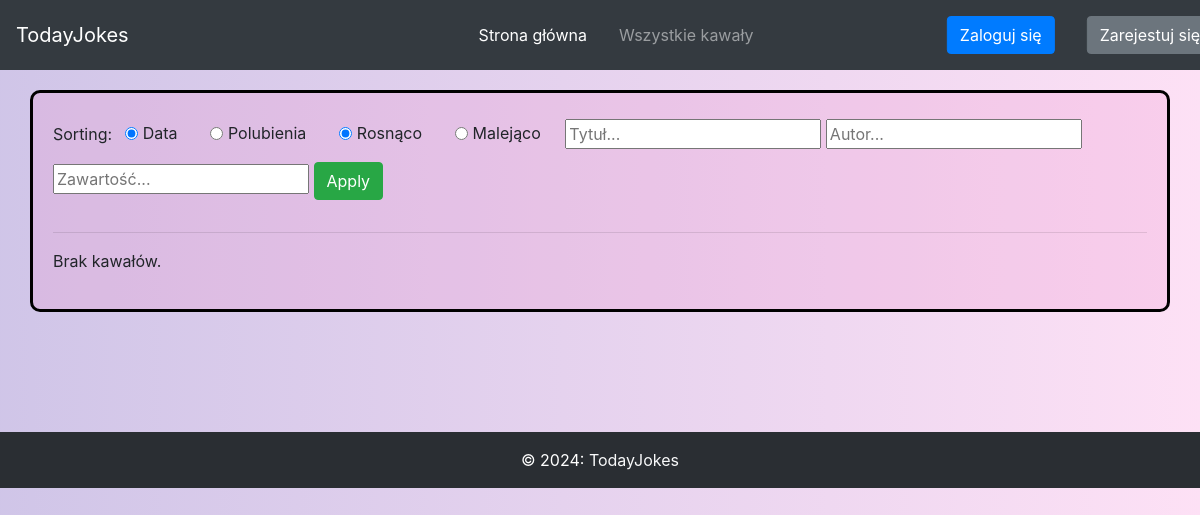
The page /joke-list on the database as committed earlier.
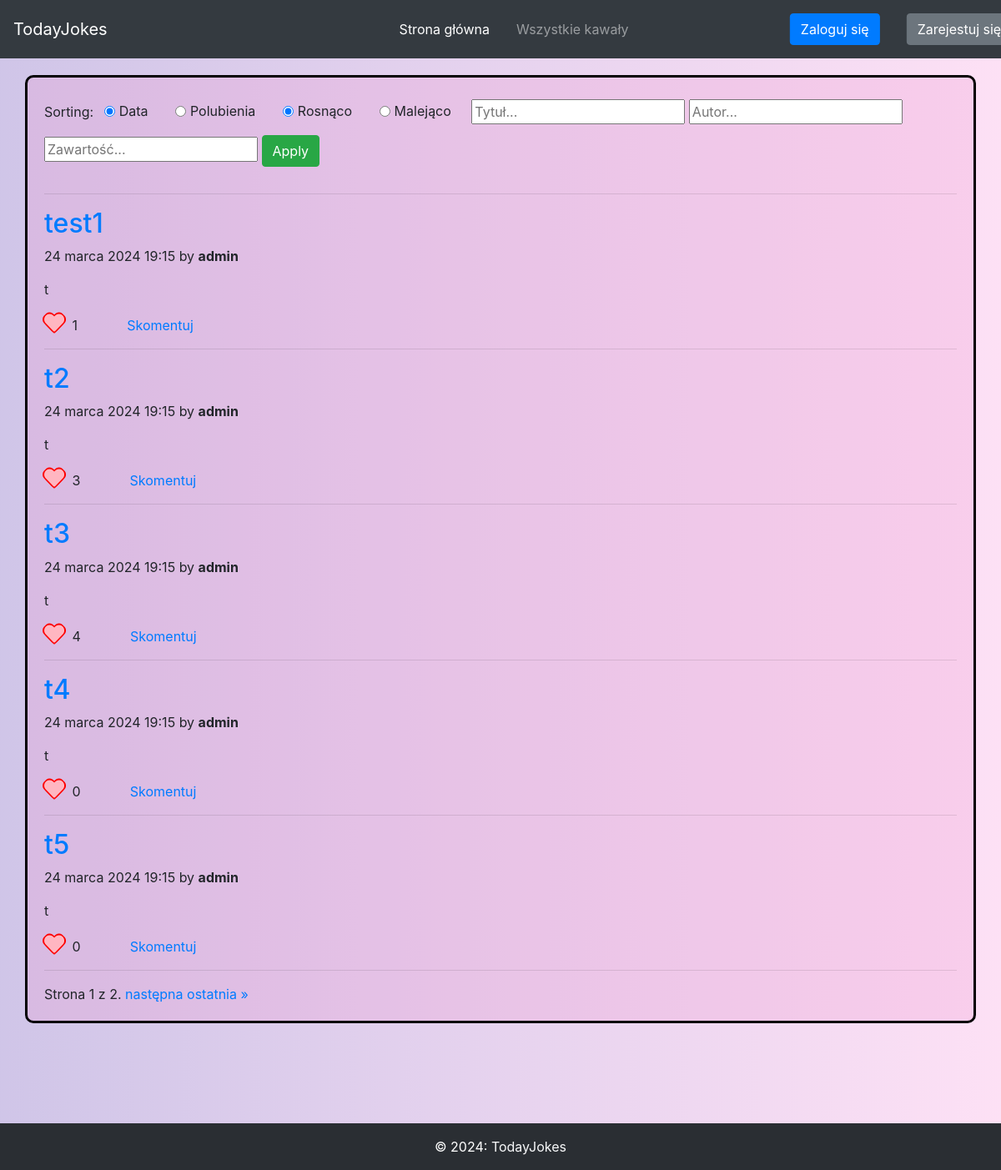
The same page on the database as committed later.
### jokes/models.py (models this page shows, shortened)
class Joke(models.Model):
    name = models.CharField(max_length=100)
    content = models.TextField()
    datetime = models.DateTimeField()
    author = models.ForeignKey(CustomUser, on_delete=models.CASCADE, default=1)
    likes = models.IntegerField(default=0)

class CustomUser(AbstractUser):
    ROLE_CHOICES = (
        ('ADMIN', 'Admin'),
        ('USER', 'User'),
    )
    role = models.CharField(max_length=5, choices=ROLE_CHOICES, default='USER')

### jokes/views.py (the view, shortened to what this page needs)
# urls.py: path('joke-list', views.joke_list, name='joke_list'),
def joke_list(request):
    jokes = Joke.objects.all()
    page = request.GET.get('page', 1)
    paginator = Paginator(jokes, 5)
    try:
        jokes = paginator.page(page)
    except PageNotAnInteger:
        jokes = paginator.page(1)
    except EmptyPage:
        jokes = paginator.page(paginator.num_pages)
    context = {
        'jokes': jokes,
        'username': request.user.username,
    }
    return render(request, 'joke-list.html', context)

### templates/joke-list.html (shortened to what this page needs)
{% extends 'base.html' %}
{% load static %}
{% block content %}
<div class="container"style="background: rgba(236, 148, 203, 0.24); border: 3px solid black; border-radius: 10px; margin-top:20px;padding: 20px; display: flex;flex-direction: column">
    <form method="post" action="{% url 'joke_list' %}">
        <p class="d-inline-flex">Sorting:</p>
        <div class="form-check form-check-inline p-2">
            <input class="form-check-input" type="radio" name="sorting" id="date" value="date" checked>
            <label class="form-check-label" for="date">
                Data
            </label>
        </div>
        <div class="form-check form-check-inline p-2">
            <input class="form-check-input" type="radio" name="sorting" id="likes" value="likes">
            <label class="form-check-label" for="likes">
                Polubienia
            </label>
        </div>
        <div class="form-check form-check-inline p-2">
            <input class="form-check-input" type="radio" name="descending" id="ascending" value="False" checked>
            <label class="form-check-label" for="ascending">
                Rosnąco
            </label>
        </div>
        <div class="form-check form-check-inline p-2">
            <input class="form-check-input" type="radio" name="descending" id="descending" value="True">
            <label class="form-check-label" for="descending">
                Malejąco
            </label>
        </div>
        <input type="text" placeholder="Tytuł..." name="name_search" value="{{ request.POST.name_search }}">
        <input type="text" name="author_search" placeholder="Autor..." value="{{ request.POST.author_search }}">
        <input type="text" name="content_search" placeholder="Zawartość..." value="{{ request.POST.content_search }}">
        <button class="btn btn-success" type="submit">Apply</button>
    </form>
    <ul class="list-unstyled list-group pt-3">
    <div >
      <article class="blog-post">
                                <hr>
        {% if not jokes %}
            <p>Brak kawałów.</p>
        {% endif %}
        {% for joke in jokes %}
            <div style="display: flex; flex-direction: row; justify-content: space-between">
        <a href="{% url 'joke_detail' joke.id %}"><h2 class="blog-post-title">{{ joke.name }}</h2></a>
            </div>
        <p class="blog-post-meta">{{ joke.datetime }} by <b>{{ joke.author.username }}</b></p>
        <p>{{ joke.content }}</p>
            <i  class="fas fa-heart" onclick="jokeLike({{ joke.id }})" style="cursor:pointer;margin-right:5px; font-size:24px;color:#FFB6C1;text-shadow: -2px 0 #ff0000, 0 2px #ff0000, 2px 0 #ff0000, 0 -2px #ff0000; " onMouseOver="this.style.color='#ff0000'"  onMouseOut="this.style.color='#FFB6C1'"></i>
            <span id="likes_{{ joke.id }}" style="margin-right:5%">{{ joke.likes }}</span>
            <a href="{% url 'joke_detail' joke.id %}">Skomentuj</a>
                                <hr>
        {% endfor %}
      </article>
    </div>
    </ul>
{% if jokes.has_other_pages %}
    <div class="pagination">
        <span class="step-links">
            <span class="current">
                Strona {{ jokes.number }} z {{ jokes.paginator.num_pages }}.
            </span>
            {% if jokes.has_next %}
                <a href="?page={{ jokes.next_page_number }}">następna</a>
                <a href="?page={{ jokes.paginator.num_pages }}">ostatnia &raquo;</a>
            {% endif %}
        </span>
    </div>
{% endif %}
</div>
<div class="clear"></div>
<div class="clear"></div>
{% endblock %}

### templates/base.html (shortened to what this page needs)
{% load static %}
<!DOCTYPE html>
<html lang="en">
<head>
<link rel="stylesheet" href="{% static 'css/styles.css' %}">
    <link rel="stylesheet" href="https://cdn.jsdelivr.net/npm/bootstrap@4.3.1/dist/css/bootstrap.min.css"
>
    <link rel="stylesheet" href="https://use.fontawesome.com/releases/v5.12.1/css/all.css">
</head>
<body>
    <nav class="navbar navbar-dark bg-dark navbar-expand-lg navbar-custom">
        <a class="navbar-brand" href="/">TodayJokes</a>
        <div class="collapse navbar-collapse" id="navbarSupportedContent">
        <ul class="navbar-nav navbar-center mr-auto justify-content-center">
          <li class="nav-item active pr-3 pl-5">
            <a class="nav-link grow" href="/">Strona główna <span class="sr-only">(current)</span></a>
          </li>
          <li class="nav-item grow pr-3">
            <a class="nav-link" href="/joke-list">Wszystkie kawały</a>
          </li>
        </ul>
        <ul class="navbar-nav navbar-right mr-auto justify-content-center">
            {% if request.user.is_authenticated %}
            <span style="white-space:nowrap;width: 100px; display: flex;align-items: center; color: white;margin-right:10px "><b>Hello, {{user.username}}</b></span>
                <li class="nav-item active pr-3">
                <form class="nav-link grow" action="{% url 'logout' %}" method="post">
                  {% csrf_token %}
                    <button class="btn btn-danger" style="white-space: nowrap">
                        Wyloguj się
                    </button>
                </form>
                </li>
            {% else %}
            <li class="nav-item active pr-3">
            <a class="nav-link grow" href="/login">
                <button class="btn btn-primary" style="white-space: nowrap">
                    Zaloguj się
                </button>
            </a>
            </li>
            <li class="nav-item active">
            <a class="nav-link grow" href="/sign-up">
                <button class="btn btn-secondary" style="white-space: nowrap">
                    Zarejestuj się
                </button>
            </a>
          </li>
            {% endif %}
        </ul>
      </div>
    </nav>
    {% block content %}
    {% endblock %}
    <footer class="bg-dark text-center text-lg-start text-white" style="position: relative; left: 0; bottom: 0">
        <div class="text-center p-3" style="background-color: rgba(0, 0, 0, 0.2);">
            © 2024:
            <a class="text-light" href="/">TodayJokes</a>
        </div>
    </footer>
</body>
</html>

### jokes/static/css/styles.css (style rules this page uses)
body { text-align: center; }
.grow { transition: all .2s ease-in-out; }
footer { position: fixed; bottom: 0; left: 0; right: 0; height: auto; width: 100vw; z-index: 999; }
.clear { clear: both; height: 60px; }
.navbar-nav.navbar-center { position: absolute; left: 50%; transform: translatex(-50%); }
.navbar-nav.navbar-right { position: absolute; left: 90%; transform: translatex(-50%); }
body { background: #a18cd1; background: -webkit-linear-gradient(to right, rgba(161, 140, 209, 0.5), rgba(251, 194, 235, 0.5)); background: linear-gradient(to right, rgba(161, 140, 209, 0.5), rgba(251, 194, 235, 0.5)) }
.navbar-custom { height: 70px; }

Rows that differ between the two databases and show on the page:
added Joke: name "test1", datetime "24 marca 2024 19:15", author.username "admin", content "t", likes "1"
added Joke: name "t2", datetime "24 marca 2024 19:15", author.username "admin", content "t", likes "3"
added Joke: name "t3", datetime "24 marca 2024 19:15", author.username "admin", content "t", likes "4"
added Joke: name "t4", datetime "24 marca 2024 19:15", author.username "admin", content "t", likes "0"
added Joke: name "t5", datetime "24 marca 2024 19:15", author.username "admin", content "t", likes "0"
Other text that changed with them:
{{ jokes.number }}: (not shown) → "1"
{{ jokes.paginator.num_pages }}: (not shown) → "2"
text no longer shown: "Brak kawałów."
text now shown: "Strona z . następna ostatnia »"
